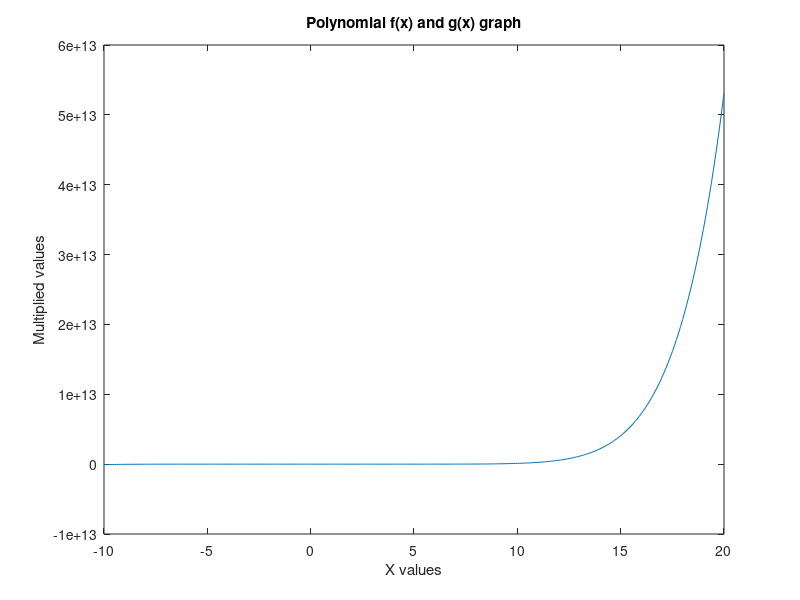

This figure's MATLAB source: (Note: this script raises an error after producing the figure.)
%%
%written by Aubrey Carew 
% ODD NUMBERS QUESTIONS (1,3,5,7,9)
%%

%%
%QUESTION 1
% Given equations : f(x)=16x^5-18x^3+3x^2-2  g(x)=6x^4+11x^3-19x^2
% declaring these in matlab
Fval = [16,0,-18,3,0,-2];
Gval = [6,11,-19,0,0];

% Part a) : Find the roots of polynomial f(x)
%roots here is a predefined function in matlab syntax and
% froots is the variable that stores the answer for part a
froots = roots(Fval);

% Part b) : Multiply and plot polynomials f(x) and g(x)
%conv is a predefined function in matlab syntax to multiply two polynomials
% multiF_and_G stores the answer of the multiplication
multiF_and_G = conv(Fval, Gval);

%xrange stores values from -10 to 20 with an incremental value of 0.1
xrange = -10:0.1:20;
%polyval evaluates the whole polynomial at specific points
 pointval = polyval(multiF_and_G, xrange);
 %ploting the values in a graph
plot(xrange, pointval), xlabel('X values'), ylabel('Multiplied values')
title('Polynomial f(x) and g(x) graph');


%%
%QUESTION 3
% 3by4 Matrix called A
% declaring matrix A
A = [ 14 1 6 1; ...
    -2 16 14 -6.2; ...
     19 -1.5 9 8];

% Part a) :  Form a new vector containing last three numbers in the second row
%i will create a new variable to store the values from matrix A
newV = A(2, 2:4);

% Part b): Sum of largest numbers in each column in Matrix A 
% key- Matrix_name(row,column)
maxCol1 = max(A(1:3, 1));
maxCol2 = max(A(1:3, 2));
maxCol3 = max(A(1:3, 3));
maxCol4 = max(A(1:3, 4));
%maxCol1 to maxCol4 stores the max value in each column
%sumAll stores the summation answer of the 4 columns
sumAll = maxCol1 + maxCol2 + maxCol3 + maxCol4;

% Part c) : Form a 2x3 matrix containing first and last rows of A
% this code merges two different ranges in matrix A
new2by3M = [A(1, 1:3); A(3, 1:3)];

% A(1, 1:3) means in Matrix A, take the first row and 3 columns 
%from 1 to 3 in row 1 of matrix A
% A(3, 1:3) means in Matrix A, take the third row and 3 columns 
%from 1 to 3 in row 3 of matrix A

%%
%QUESTION 5
%formula: g=-G(M)/((R+h)^2)

% Height alues from 0 km to 40,000 km in 500 km increments
% the values given for G is in meters so everything will be converted to
% meters
% 500km = 500000 meters
heights = 0:500000:40000000; 

% Call the func function to calculate z values for the given heights
% func is the name of the file which this script here will call 
zValues = func(heights);

% Plot the z values
plot(heights, zValues);
xlabel('Height(m) values');
ylabel('z values');
title('z vs Height');


%Function creation code is at the end of this script

%%
%QUESTION 7
% Read x and y vectors from Excel file
extractd = xlsread('data.xlsx', 'Sheet1');
x = extractd(:, 1);
y = extractd(:, 2);


% Calculate z using the user-defined function
z = calculatZ(x, y);

% Write results to another sheet in the same Excel file
xlswrite('data.xlsx', z, 'ResultsSheet');

disp('Results have been written to ResultsSheet in the data.xlsx file.');

%function call at the end of the script

%%
%QUESTION 9
%Structure declaration
% Creating the structure array to store engineer details
%engineer 1 details
engineer(1).Name = 'Michael Jordan';
engineer(1).Expertise = 'Software';
engineer(1).Experience = 10;
%vector to store number of project completed in the last three months
engineer(1).ProjectsCompleted = [6, 6, 10]; 

%engineer 2 details
engineer(2).Name = 'Giannis Antetenkounpo';
engineer(2).Expertise = 'Biomedical';
engineer(2).Experience = 8;
engineer(2).ProjectsCompleted = [1, 7, 9];

%engineer 3 details
engineer(3).Name = 'Luka Doncic';
engineer(3).Expertise = 'Computer';
engineer(3).Experience = 4;
engineer(3).ProjectsCompleted = [9, 3, 4];



% To access the last engineer's last number of projects completed
lastEngineerProjects = engineer(3).ProjectsCompleted(1:3);
disp(['Last engineer`s last number of projects completed are: ', num2str(lastEngineerProjects)]);

%%
%FUNCTION for QUESTION 7
% User-defined function to calculate z
function z = calculatZ(x, y)
    % Check the length of x and y, use the minimum length
    N = min(length(x), length(y));
    x = x(1:N);
    y = y(1:N);
    disp(['Inputs modified: Used first ', num2str(N), ' values from x and y.']);
    
    % Calculate z using the given formula
    z = sqrt(sin(x.^2) .* cos(y.^2 - 2));
end

